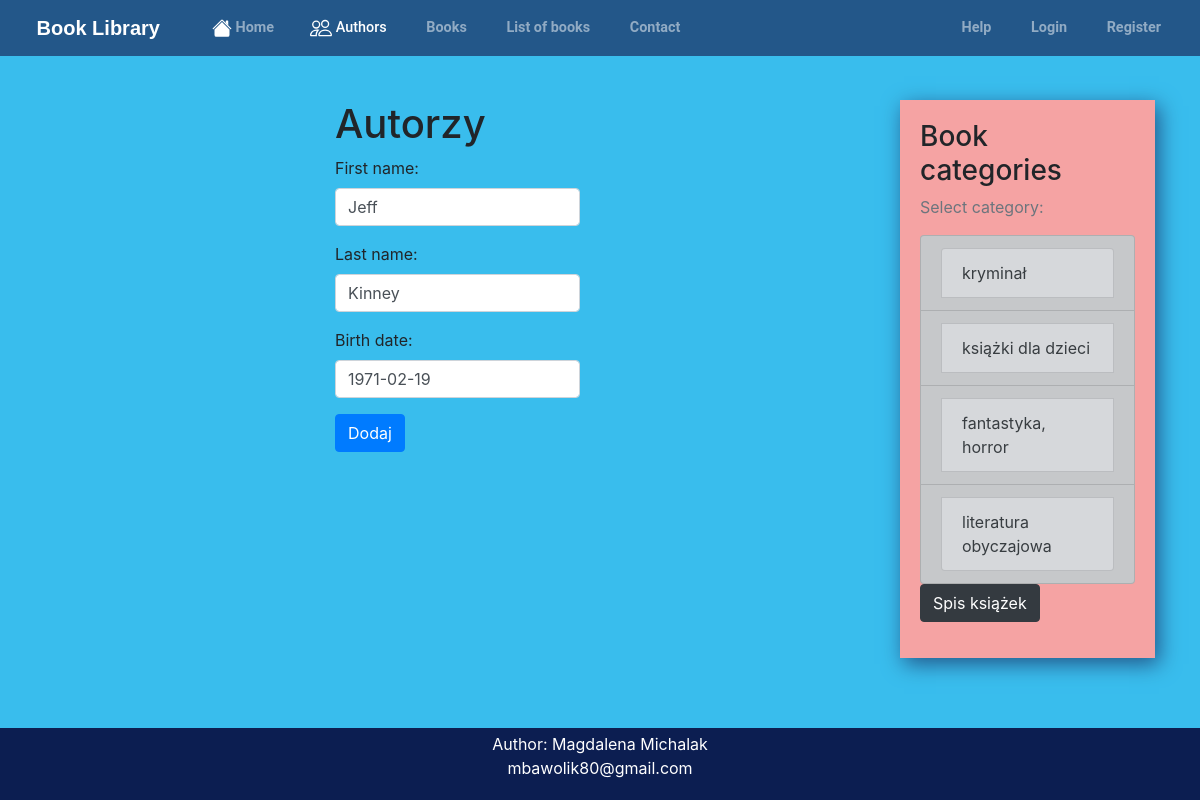
The page /authors/7 on the database its author committed.
### books/models.py (models this page shows, shortened)
class Author(models.Model):
    first_name = models.CharField(max_length=100, verbose_name='Imię')
    last_name = models.CharField(max_length=100, verbose_name='Nazwisko')
    birth_date = models.DateField(verbose_name='Data urodzenia')
    active = models.BooleanField(default=True)
    books = models.ManyToManyField('Book', through='Authored')
    class Meta:
        ordering = ["first_name", "last_name"]

class Category(models.Model):
    category = models.CharField(max_length=50)
    def __str__(self):
        return self.category
    class Meta:
        verbose_name_plural = "Categories"

### books/views.py (the view)
# urls.py: path('authors/<int:pk>', views.AuthorUpdate.as_view(), name='author_update'),
class AuthorUpdate(UpdateView):
    template_name = 'author/update.html'
    form_class = form.AuthorForm
    model = models.Author
    success_url = reverse_lazy('author_index')
    def get_context_data(self, **kwargs):
        context = super().get_context_data(**kwargs)
        context['active_author'] = 'active'
        return context

### books/form.py
class AuthorForm(forms.ModelForm):
    first_name = forms.CharField(widget=forms.TextInput(attrs={'class': 'form-control'}))
    last_name = forms.CharField(widget=forms.TextInput(attrs={'class': 'form-control'}))
    birth_date = forms.DateTimeField(input_formats=['%Y-%m-%d'],
                                     widget=forms.DateTimeInput(attrs={'class': 'form-control'}, format='%Y-%m-%d'))
    class Meta:
        model = models.Author
        fields = ['first_name', 'last_name', 'birth_date']

### books/context_processors.py (called while the page is built)
def categories(request):
    return {
        'categories': Category.objects.all()
    }

### books/templates/author/update.html (shortened to what this page needs)
{% extends "layout/base.html" %}
{% block content %}
<div class="container">
    <div class="row">
        <div class="col"></div>
        <div class="col ms-auto"><h1>Autorzy</h1></div>
        <div class="col"></div>
    </div>
    <div class="row">
        <div class="col"></div>
        <div class="col ms-auto">
            <form method="post">
                {{ form.as_p }}
                <input class="btn btn-primary mb-3" type="submit" value="Dodaj">
            </form>
        </div>
        <div class="col"></div>
    </div>
</div>
{% endblock %}

### books/templates/layout/base.html (shortened to what this page needs)
{% load bootstrap4 %}
{% load static %}
<!DOCTYPE html>
<html lang="en">
    <head>
        {% load static %}
        <link rel="stylesheet" type="text/css" href="{% static 'css/main.css' %}">
        {% bootstrap_css %}
     </head>
<header class="site-header">
    <nav class="navbar navbar-expand-md navbar-dark bg-steel fixed-top">
        <div class="container-fluid">
            <a class="navbar-brand mr-4" href="{% url 'home' %}"><img style="height:1.4em;" src="{% static 'books/icons/regal.png' %}" alt=""> Book Library</a>
            <div class="collapse navbar-collapse" id="navbarToggle">
                <div class="navbar-nav mr-auto">
                  <li class="nav-item">
                    <a class="nav-link {{active_index}}" aria-current="page" href="{% url 'home' %}">
                     Home</a>
                  </li>
                  <li class="nav-item">
                    <a class="nav-link {{active_author}}" href="{% url 'author_index' %}"> Authors</a>
                  </li>
                <a class="nav-link {{active_book}}" href="{% url 'books' %}"><img src="{% static 'books/icons/book.png' %}" alt=""> Books</a>
                <a class="nav-link {{active_search}}" href="{% url 'book_index' %}"><img src="{% static 'books/icons/book.png' %}" alt=""> List of books</a>
                <a class="nav-link{{active_contact}}" href="{% url 'contact' %}"><img src="{% static 'books/icons/message.png' %}" alt=""> Contact</a>
                </div>
                <div class="navbar-nav">
                    {% if user.is_authenticated %}
                    <a class="nav-item nav-link" href="{% url 'UserProfile' %}"><img src="{% static 'books/icons/profile.png' %}"
                            alt="">
                        Your account  ({{ user.username }})
                    </a>
                    <a class="nav-item nav-link" href="{% url 'logout' %}"><img src="{% static 'books/icons/logout.png' %}"
                            alt=""> Logout</a>
                    {% else %}
                    <a class="nav-item nav-link" href="{% url 'contact' %}"><img src="{% static 'books/icons/help.png' %}" alt="">
                        Help</a>
                    <a class="nav-item nav-link" href="{% url 'login' %}"><img src="{% static 'books/icons/login.png' %}" alt="">
                        Login</a>
                    <a class="nav-item nav-link" href="{% url 'signup' %}"><img src="{% static 'books/icons/register.png' %}"
                            alt=""> Register</a>
                    {% endif %}
                </div>
            </div>
        </div>
    </nav>
</header>
<body style="background-color: rgb(57, 189, 237)">
    <main role="main" class="container pageContent">
        <div class="row">
            <div class="col-md-9">
                {% block content %}{% endblock %}
            </div>
            <div class="col-md-3">
                <div style="background-color: rgb(245, 163, 163)" class="content-section">
                    <h3>Book categories</h3>
                    <p class='text-muted'>Select category:
                        <ul class="list-group">
                            {% for category in categories %}
                            <a href="{% url 'category' pk=category.pk %}" class="list-group-item list-group-item-action list-group-item-dark">
                                <li class="list-group-item list-group-item-secondary"> {{ category }} </li>
                            </a>
                            {% endfor %}
                        </ul>
                        <a class="btn btn-dark" href="{% url 'book_index' %}"role="button"> Spis książek</a><br>
                    </p>
                </div>
            </div>
        </div>
    </main>
    <footer class="text-white" style="position: fixed; left: 0; bottom: 0; width: 100%;">
        <div class="text-center p-1" style="background-color: rgb(12, 30, 81);">
        <p>Author: Magdalena Michalak <br>
        <a class="text-white" href="mailto:mbawolik80@gmail.com">mbawolik80@gmail.com</a></p>
        </div>
      </footer>
</body>
</html>

### static/css/main.css (style rules this page uses)
body { background: #fafafa; color: #333333; margin-top: 5rem; padding-bottom: 50px; }
.bg-steel { background-color: #235789; }
.navbar-nav { font-size: 0.9em; }
.navbar-brand { font-family: "Work Sans", sans-serif; font-weight: bold; }
.site-header .navbar-nav .nav-link { color: #cbd5db; font-weight: bold; font-family: "Roboto", sans-serif; margin-left: 20px; }
.site-header .navbar-nav .nav-link.active { font-weight: 500; }
.content-section { box-shadow: 4px 6px 20px 0px #235789; padding: 20px; }
.pageContent { margin-top: 100px; }

### rows shown on the page
Author: first_name "Jeff", last_name "Kinney", birth_date "1971-02-19"
Category: category "kryminał"
Category: category "książki dla dzieci"
Category: category "fantastyka, horror"
Category: category "literatura obyczajowa"
